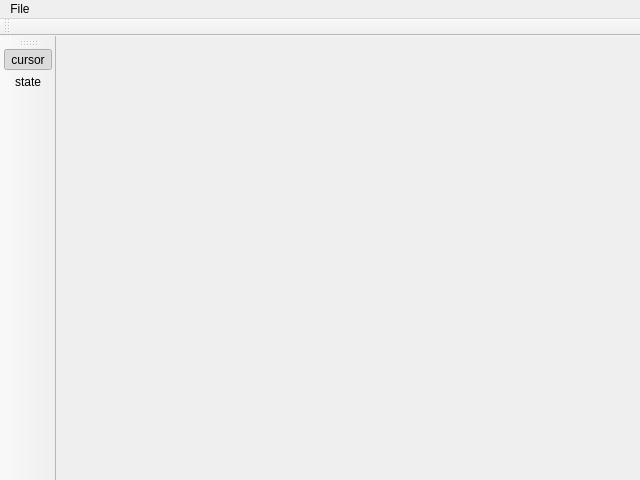
<?xml version="1.0" encoding="UTF-8"?>
<ui version="4.0">
 <class>main_window</class>
 <widget class="QMainWindow" name="main_window">
  <property name="geometry">
   <rect>
    <x>0</x>
    <y>0</y>
    <width>640</width>
    <height>480</height>
   </rect>
  </property>
  <property name="windowTitle">
   <string>MainWindow</string>
  </property>
  <widget class="QWidget" name="centralwidget">
   <layout class="QVBoxLayout" name="verticalLayout_2">
    <item>
     <layout class="QVBoxLayout" name="main_layout">
      <item>
       <widget class="drawing_area" name="area" native="true"/>
      </item>
     </layout>
    </item>
   </layout>
  </widget>
  <widget class="QMenuBar" name="menuBar">
   <property name="geometry">
    <rect>
     <x>0</x>
     <y>0</y>
     <width>640</width>
     <height>25</height>
    </rect>
   </property>
   <widget class="QMenu" name="menuFile">
    <property name="title">
     <string>File</string>
    </property>
   </widget>
   <addaction name="menuFile"/>
  </widget>
  <widget class="QToolBar" name="toolBar">
   <property name="windowTitle">
    <string>toolBar</string>
   </property>
   <attribute name="toolBarArea">
    <enum>TopToolBarArea</enum>
   </attribute>
   <attribute name="toolBarBreak">
    <bool>false</bool>
   </attribute>
  </widget>
  <widget class="QToolBar" name="action_toolbar">
   <property name="windowTitle">
    <string>toolBar_2</string>
   </property>
   <property name="floatable">
    <bool>true</bool>
   </property>
   <attribute name="toolBarArea">
    <enum>LeftToolBarArea</enum>
   </attribute>
   <attribute name="toolBarBreak">
    <bool>false</bool>
   </attribute>
   <addaction name="cursor"/>
   <addaction name="state"/>
  </widget>
  <action name="cursor">
   <property name="checkable">
    <bool>true</bool>
   </property>
   <property name="checked">
    <bool>true</bool>
   </property>
   <property name="text">
    <string>cursor</string>
   </property>
   <property name="toolTip">
    <string>cursor</string>
   </property>
  </action>
  <action name="state">
   <property name="checkable">
    <bool>true</bool>
   </property>
   <property name="text">
    <string>state</string>
   </property>
   <property name="toolTip">
    <string>state</string>
   </property>
  </action>
 </widget>
 <customwidgets>
  <customwidget>
   <class>drawing_area</class>
   <extends>QWidget</extends>
   <header>drawing_area.hpp</header>
   <container>1</container>
   <slots>
    <slot>on_action(QAction*)</slot>
   </slots>
  </customwidget>
 </customwidgets>
 <resources/>
 <connections>
  <connection>
   <sender>action_toolbar</sender>
   <signal>actionTriggered(QAction*)</signal>
   <receiver>area</receiver>
   <slot>on_action(QAction*)</slot>
   <hints>
    <hint type="sourcelabel">
     <x>29</x>
     <y>257</y>
    </hint>
    <hint type="destinationlabel">
     <x>349</x>
     <y>257</y>
    </hint>
   </hints>
  </connection>
 </connections>
</ui>
